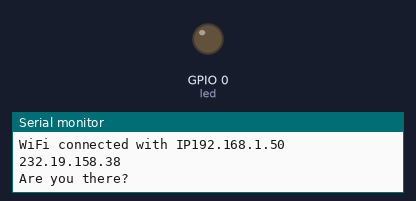
A sketch run on a simulated ESP8266 (NodeMCU). On the bench: output pins drawn as LEDs (lit = HIGH), the last lines printed to the serial monitor. WiFi joins after 1.5 s; servers stay silent unless stated; uploads are accepted with an empty reply; random numbers use the default seed unless the sketch sets one.

Above: at 2.5 s.
At 5.2 s:
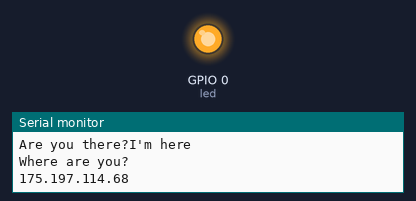
Timing chart, 0 to 6.2 s (numbered marks = the images above):
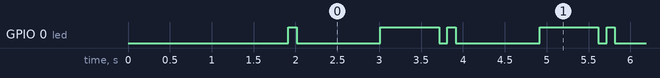

Measured:
- by itself, GPIO 0 (led): repeats every 1.9 s: LOW 1.0 s, HIGH 0.70 s, LOW 0.10 s, HIGH 0.10 s

The sketch:

PingRandomIP.ino
```cpp
#include <ESP8266WiFi.h>
#include <ESP8266Ping.h>
#include <ESP8266WiFiMulti.h>
#include <ESP8266HTTPClient.h>
#include <ArduinoJson.h>

ESP8266WiFiMulti WiFiMulti;

int A;
int B;
int C;
int D;
//#define led 13
const int led = 0;

int latitude1;
int longitude1;


void setup() {

  Serial.begin(115200);
  delay(10);

  WiFi.mode(WIFI_STA);
  WiFiMulti.addAP("your network's id", "your password");

  Serial.println();
  Serial.println("Connecting to WiFi");

  while(WiFiMulti.run() != WL_CONNECTED) {
        Serial.print(".");
        delay(300);
  }

  Serial.println("");
  Serial.println("WiFi connected");
  Serial.println("IP address: ");
  Serial.println(WiFi.localIP());

  delay(300);

  pinMode (led, OUTPUT);


}

void loop() {

A = random (255);
B = random (255);
C = random (255);
D = random (255);

 digitalWrite(led, LOW);
 delay(100);
 digitalWrite(led, HIGH);
 delay(100);
 digitalWrite(led, LOW);


const IPAddress remote_ip(A,B,C,D);

  Serial.println();
  Serial.print("WiFi connected with IP");
  Serial.println(WiFi.localIP());

  Serial.println(remote_ip);
  Serial.print("Are you there?");

  if(Ping.ping(remote_ip,10)) {
  Serial.println("I'm here");
  digitalWrite(led, HIGH);

  Serial.println("Where are you?");

  delay(100);

  Serial.println(String(A)+"."+String(B)+"."+String(C)+"."+String(D));
  HTTPClient http;  //Declare an object of class HTTPClient

  http.begin("http://api.ipstack.com/"+String(A)+"."+String(B)+"."+String(C)+"."+String(D)+"?access_key=8319aafe9a0b405bd476c0161d57ad3f");  //Specify request destination
  int httpCode = http.GET();                                                                  //Send the request

  if (httpCode > 0) { //Check the returning code

  String payload = http.getString();   //Get the request response payload
  Serial.println(payload);        //Print the response payload

  DynamicJsonBuffer jsonBuffer;

  JsonObject& root = jsonBuffer.parseObject(payload);
 latitude1 = root[String("latitude")];
 longitude1 = root[String("longitude")];

  Serial.println(latitude1);
  Serial.println(longitude1);


  }else{
  Serial.println("I'm hidding");
  }

  http.end();   //Close connection

  delay(300);    //Send a request every 30 seconds

  } else {
  Serial.println("I ignore you");

  }

  delay(100);


}
```
